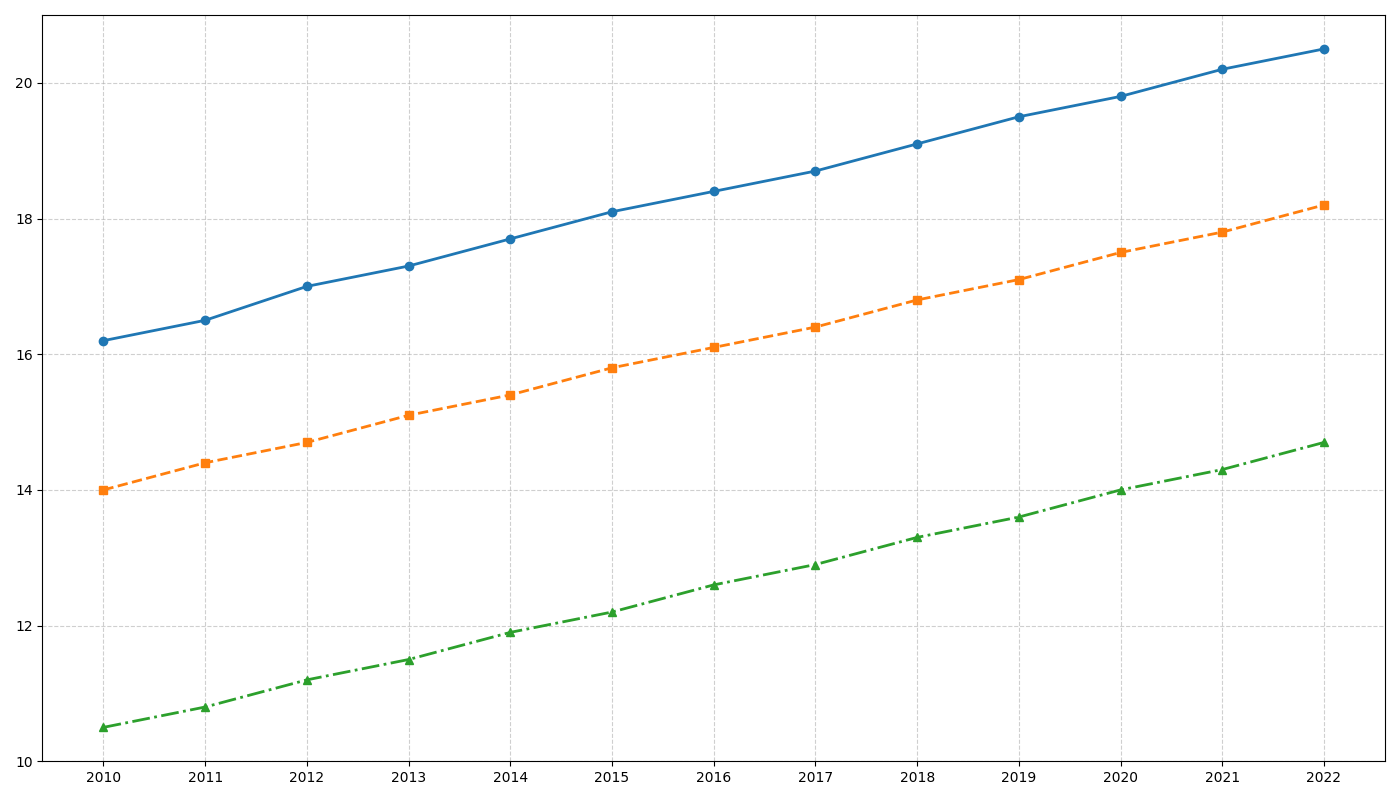

Reproduce this figure in Python.
import matplotlib.pyplot as plt
import numpy as np

years = np.arange(2010, 2023)

city_A_temps = [16.2, 16.5, 17.0, 17.3, 17.7, 18.1, 18.4, 18.7, 19.1, 19.5, 19.8, 20.2, 20.5]
city_B_temps = [14.0, 14.4, 14.7, 15.1, 15.4, 15.8, 16.1, 16.4, 16.8, 17.1, 17.5, 17.8, 18.2]
city_C_temps = [10.5, 10.8, 11.2, 11.5, 11.9, 12.2, 12.6, 12.9, 13.3, 13.6, 14.0, 14.3, 14.7]

fig, ax = plt.subplots(figsize=(14, 8))

ax.plot(years, city_A_temps, marker='o', linestyle='-', color='#1f77b4', linewidth=2)
ax.plot(years, city_B_temps, marker='s', linestyle='--', color='#ff7f0e', linewidth=2)
ax.plot(years, city_C_temps, marker='^', linestyle='-.', color='#2ca02c', linewidth=2)

ax.set_xticks(years)

ax.grid(True, linestyle='--', alpha=0.6)

plt.tight_layout()
plt.show()
